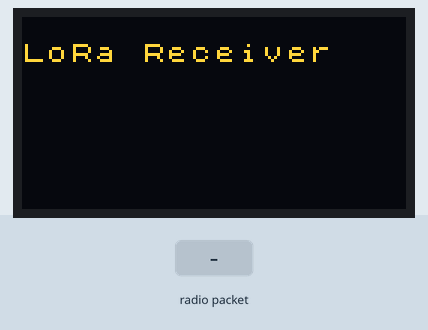
Simulated run of this sketch. Board: ESP32. Shown: 128×64 one-colour display. The inputs (shaded band) are chosen by the test bench. The OLED is the two-colour kind (top 16 rows yellow); no radio packets arrive unless stated; what the sketch prints to the serial monitor is not drawn.

Above: at 2.2 s.
2.3 s: radio packet "1" arrives
At 3.3 s:
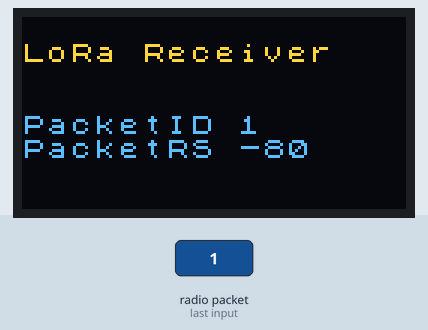
3.8 s: radio packet "0" arrives
At 4.3 s:
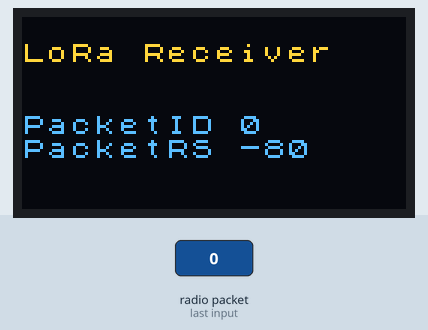
5.3 s: radio packet "2" arrives
Timing chart, 0 to 8.3 s (numbered marks = the images above; inputs shaded):
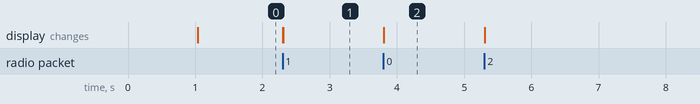

The sketch:

ESP32_Lora_Reciever_Test.ino
```cpp
#include <U8x8lib.h>
#include <LoRa.h>

String receivedText;
String receivedRssi;

// WIFI_LoRa_32 ports
// GPIO5  -- SX1278's SCK
// GPIO19 -- SX1278's MISO
// GPIO27 -- SX1278's MOSI
// GPIO18 -- SX1278's CS
// GPIO14 -- SX1278's RESET
// GPIO26 -- SX1278's IRQ(Interrupt Request)

#define SS      18
#define RST     14
#define DI0     26
#define BAND    8681E5

// the OLED used
U8X8_SSD1306_128X64_NONAME_SW_I2C u8x8(/* clock=*/ 15, /* data=*/ 4, /* reset=*/ 16);

void setup() {

  SPI.begin(5, 19, 27, 18);
  LoRa.setPins(SS, RST, DI0);

  Serial.begin(115200);
  while (!Serial); //if just the the basic function, must connect to a computer
  delay(1000);

  u8x8.begin();
  u8x8.setFont(u8x8_font_chroma48medium8_r);

  Serial.println("LoRa Receiver");
  u8x8.drawString(0, 1, "LoRa Receiver");

  if (!LoRa.begin(BAND)) {
    Serial.println("Starting LoRa failed!");
    u8x8.drawString(0, 1, "Starting LoRa failed!");
    while (1);
  }
}

void loop() {

  // try to parse packet
  int packetSize = LoRa.parsePacket();
  if (packetSize) {
    // received a packet
    Serial.print("Received packet '");
    u8x8.drawString(0, 4, "PacketID");

    // read packet
    while (LoRa.available()) {
      receivedText = (char)LoRa.read();
      Serial.print(receivedText);
      char currentid[64];
      receivedText.toCharArray(currentid, 64);
      u8x8.drawString(9, 4, currentid);
    }

    // print RSSI of packet
    Serial.print("' with RSSI ");
    Serial.println(LoRa.packetRssi());
    u8x8.drawString(0, 5, "PacketRS");
    receivedRssi = LoRa.packetRssi();
    char currentrs[64];
    receivedRssi.toCharArray(currentrs, 64);
    u8x8.drawString(9, 5, currentrs);
  }

}
```

Measured:
- after the input at 2.3 s, the display: first changes at once (image 1 shows a later state)
- after the input at 3.8 s, the display: changes at once (image 2)
